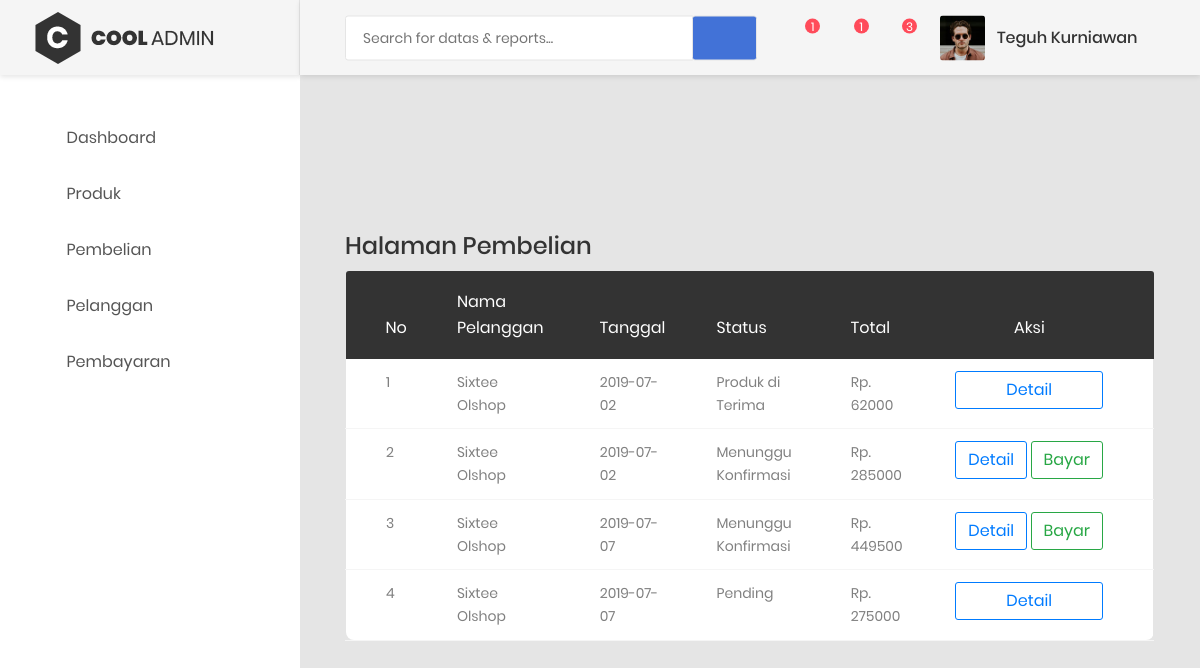
The page /admin/index.php?halaman=pembelian (signed in) on the database its author committed.
### tables this page shows
CREATE TABLE `tb_pembelian` (
  `id_pembelian` int(11) NOT NULL,
  `id_pelanggan` int(11) NOT NULL,
  `id_prov` int(11) NOT NULL,
  `tanggal_pembelian` date NOT NULL,
  `total_pembelian` int(11) NOT NULL,
  `tarif` int(11) NOT NULL,
  `alamat` varchar(50) NOT NULL,
  `status` varchar(30) NOT NULL
);

CREATE TABLE `tb_pelanggan` (
  `id_pelanggan` int(11) NOT NULL,
  `email` varchar(30) NOT NULL,
  `password` varchar(30) NOT NULL,
  `nama_pelanggan` varchar(50) NOT NULL,
  `telepon` varchar(30) NOT NULL
);

### admin/pembelian.php (the view, shortened to what this page needs)
      <div class="main-content">
        <div class="section__content section__content--p30">
          <div class="container-fluid">
            <h5 class="heading-title">Halaman Pembelian</h5>
  <div class="row">
      <div class="col col-lg-12">
		<div class="table-responsive m-b-40">
		<table class="table table-borderless table-data3">
			<thead>
				<tr>
					<th>No</th>
					<th>Nama Pelanggan</th>
					<th>Tanggal</th>
					<th>Status</th>
					<th>Total</th>
					<th style="text-align: center">Aksi</th>
				</tr>
			</thead>
			<tbody>
			<?php $no = 1; ?>
			<?php $ambil = $koneksi->query("SELECT * FROM tb_pembelian JOIN tb_pelanggan ON tb_pembelian.id_pelanggan=tb_pelanggan.id_pelanggan"); ?>
			<?php while($pecah = $ambil->fetch_assoc()) { ?>
				<tr>
					<td><?php echo $no; ?></td>
					<td><?php echo $pecah['nama_pelanggan']; ?></td>
					<td><?php echo $pecah['tanggal_pembelian'];  ?></td>
					<td><?php echo $pecah['status']; ?></td>
					<td><?php echo "Rp. ".$pecah['total_pembelian']; ?></td>
					<td>
						 <div class="table-data-feature">
                               <?php if ($pecah['status'] == "Pending" || $pecah['status'] == "Produk di Terima") : ?>
                               		<a class="btn btn-outline-primary btn-block" href="index.php?halaman=detail&id=<?php echo $pecah['id_pembelian']; ?>">Detail</a>
                             	<?php endif; ?>
                               <?php if ($pecah['status'] == "Menunggu Konfirmasi" || $pecah['status'] == "Sedang di Kirim"): ?>
                               		<a class="btn btn-outline-primary" href="index.php?halaman=detail&id=<?php echo $pecah['id_pembelian']; ?>">Detail</a>
                               		<a class="btn btn-outline-success" href="index.php?halaman=pembayaran&id=<?php echo $pecah['id_pembelian'] ?>">Bayar</a>
                               <?php endif; ?>
                         </div>
					</td>
				</tr>
			<?php $no++; ?>
			<?php } ?>
			</tbody>
		</table>
		</div>
	</div>
</div>

### rows shown on the page
tb_pembelian: id_pelanggan.nama_pelanggan "Sixtee Olshop", tanggal_pembelian "2019-07-02", status "Produk di Terima", total_pembelian "62000"
tb_pembelian: id_pelanggan.nama_pelanggan "Sixtee Olshop", tanggal_pembelian "2019-07-02", status "Menunggu Konfirmasi", total_pembelian "285000"
tb_pembelian: id_pelanggan.nama_pelanggan "Sixtee Olshop", tanggal_pembelian "2019-07-07", status "Menunggu Konfirmasi", total_pembelian "449500"
tb_pembelian: id_pelanggan.nama_pelanggan "Sixtee Olshop", tanggal_pembelian "2019-07-07", status "Pending", total_pembelian "275000"

### other values the page prints
$_SESSION['admin']['nama'] "Teguh Kurniawan"
